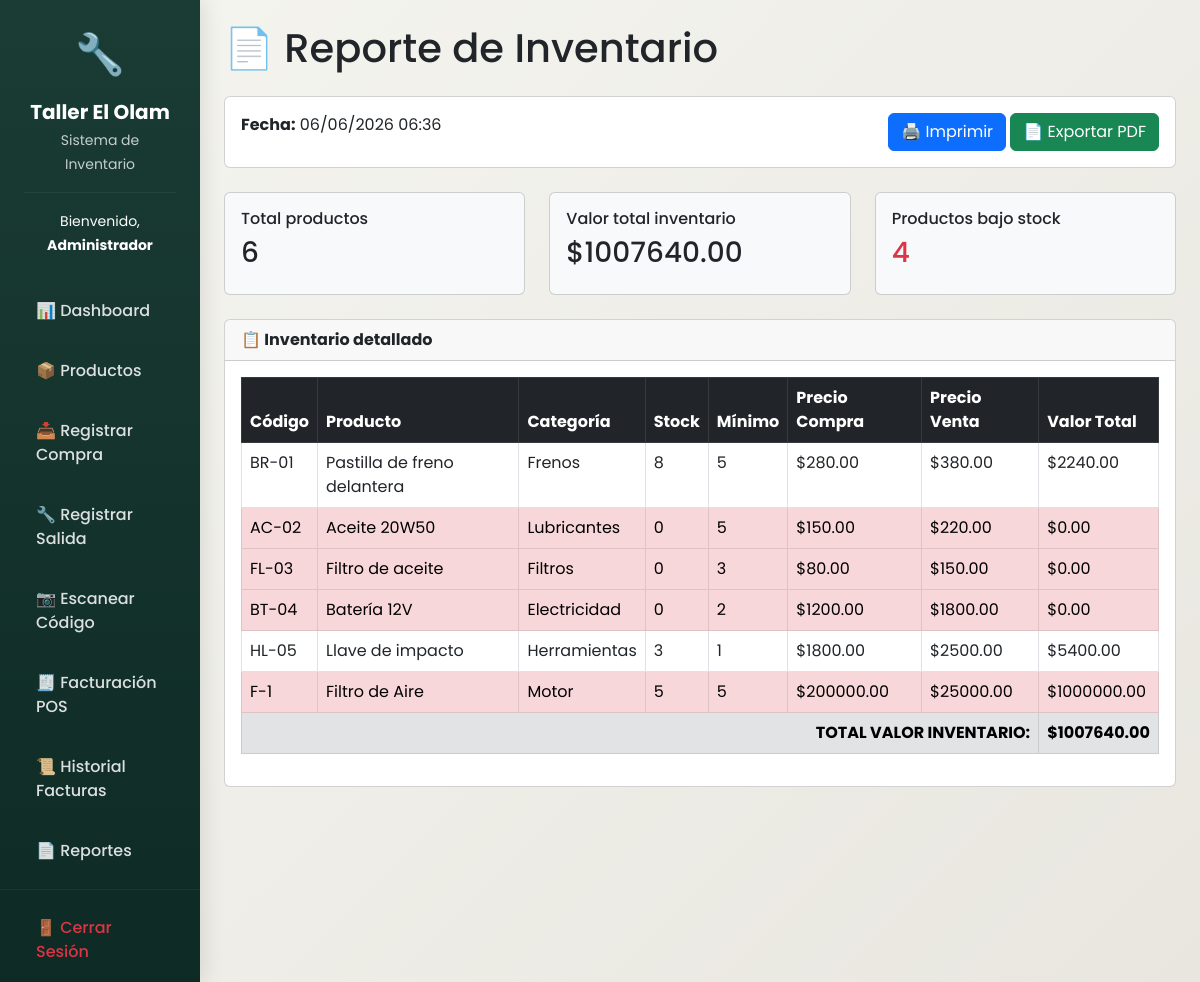
Screenshot of /reporte (signed in) with the database file from the repository.
### models.py (models this page shows, shortened)
class Usuario(UserMixin, db.Model):
    __tablename__ = 'usuarios'
    id = db.Column(db.Integer, primary_key=True)
    nombre = db.Column(db.String(100), nullable=False)
    usuario = db.Column(db.String(50), unique=True, nullable=False)
    password = db.Column(db.String(200), nullable=False)
    rol = db.Column(db.String(20), default='mecanico')  # admin, mecanico
    fecha_creacion = db.Column(db.DateTime, default=datetime.utcnow)
    activo = db.Column(db.Boolean, default=True)
    movimientos = db.relationship('Movimiento', backref='usuario', lazy=True)

class Producto(db.Model):
    __tablename__ = 'productos'
    id = db.Column(db.Integer, primary_key=True)
    codigo = db.Column(db.String(20), unique=True, nullable=False)
    nombre = db.Column(db.String(100), nullable=False)
    categoria = db.Column(db.String(50))
    stock = db.Column(db.Integer, default=0)
    stock_minimo = db.Column(db.Integer, default=5)
    stock_maximo = db.Column(db.Integer, default=100)
    precio_compra = db.Column(db.Float, default=0)
    precio_venta = db.Column(db.Float, default=0)
    ubicacion = db.Column(db.String(50))
    descripcion = db.Column(db.Text)
    fecha_creacion = db.Column(db.DateTime, default=datetime.utcnow)
    ultima_actualizacion = db.Column(db.DateTime, default=datetime.utcnow, onupdate=datetime.utcnow)
    activo = db.Column(db.Boolean, default=True)
    movimientos = db.relationship('Movimiento', backref='producto', lazy=True)

### app.py (the view)
@app.route('/reporte')
@login_required
def reporte():
    productos = Producto.query.filter_by(activo=True).all()
    total_valor = sum(p.stock * p.precio_compra for p in productos)
    productos_bajo_stock = [p for p in productos if p.stock <= p.stock_minimo]
    return render_template('reporte.html',
                            productos=productos,
                            total_valor=total_valor,
                            productos_bajo_stock=productos_bajo_stock,
                            now=datetime.now())

### app.py (called while the page is built)
@login_manager.user_loader
def load_user(user_id):
    return db.session.get(Usuario, int(user_id))  # ← Usar session.get

### templates/reporte.html (shortened to what this page needs)
{% extends "base.html" %}
{% block content %}
<h1 class="mb-4">📄 Reporte de Inventario</h1>
<div class="card mb-4">
    <div class="card-body">
        <div class="row">
            <div class="col-md-6">
                <strong>Fecha:</strong> {{ now.strftime('%d/%m/%Y %H:%M') }}
            </div>
            <div class="col-md-6 text-end">
                <button onclick="window.print()" class="btn btn-primary">🖨️ Imprimir</button>
                <button class="btn btn-success" onclick="exportarPDF()">📄 Exportar PDF</button>
            </div>
        </div>
    </div>
</div>
<div class="row mb-4">
    <div class="col-md-4">
        <div class="card bg-light">
            <div class="card-body">
                <h6>Total productos</h6>
                <h3>{{ productos|length }}</h3>
            </div>
        </div>
    </div>
    <div class="col-md-4">
        <div class="card bg-light">
            <div class="card-body">
                <h6>Valor total inventario</h6>
                <h3>${{ "%.2f"|format(total_valor) }}</h3>
            </div>
        </div>
    </div>
    <div class="col-md-4">
        <div class="card bg-light">
            <div class="card-body">
                <h6>Productos bajo stock</h6>
                <h3 class="text-danger">{{ productos_bajo_stock|length }}</h3>
            </div>
        </div>
    </div>
</div>
<div class="card">
    <div class="card-header">
        <strong>📋 Inventario detallado</strong>
    </div>
    <div class="card-body">
        <table class="table table-bordered" id="reporteTable">
            <thead class="table-dark">
                <tr>
                    <th>Código</th>
                    <th>Producto</th>
                    <th>Categoría</th>
                    <th>Stock</th>
                    <th>Mínimo</th>
                    <th>Precio Compra</th>
                    <th>Precio Venta</th>
                    <th>Valor Total</th>
                </tr>
            </thead>
            <tbody>
                {% for p in productos %}
                <tr class="{% if p.stock <= p.stock_minimo %}table-danger{% endif %}">
                    <td>{{ p.codigo }}</td>
                    <td>{{ p.nombre }}</td>
                    <td>{{ p.categoria or '-' }}</td>
                    <td>{{ p.stock }}</td>
                    <td>{{ p.stock_minimo }}</td>
                    <td>${{ "%.2f"|format(p.precio_compra) }}</td>
                    <td>${{ "%.2f"|format(p.precio_venta) }}</td>
                    <td>${{ "%.2f"|format(p.stock * p.precio_compra) }}</td>
                </tr>
                {% else %}
                <tr>
                    <td colspan="8" class="text-center">No hay productos registrados</td>
                </tr>
                {% endfor %}
            </tbody>
            <tfoot class="table-secondary">
                <tr>
                    <th colspan="7" class="text-end">TOTAL VALOR INVENTARIO:</th>
                    <th>${{ "%.2f"|format(total_valor) }}</th>
                </tr>
            </tfoot>
        </table>
    </div>
</div>
{% endblock %}

### templates/base.html (shortened to what this page needs)
<!DOCTYPE html>
<html lang="es">
<head>
    <link href="https://cdn.jsdelivr.net/npm/bootstrap@5.3.0/dist/css/bootstrap.min.css" rel="stylesheet">
    <link rel="stylesheet" href="{{ url_for('static', filename='style.css') }}">
</head>
<body>
    <div class="container-fluid p-0">
        <div class="row g-0">
            <div class="col-md-2 sidebar p-0">
                <div class="p-4 text-white text-center">
                    <div class="mb-3">
                        <span style="font-size: 2.5rem;">🔧</span>
                    </div>
                    <h5 class="fw-bold mb-1">Taller El Olam</h5>
                    <small class="opacity-75">Sistema de Inventario</small>
                    <hr class="my-3" style="border-color: rgba(255,255,255,0.2);">
                    <small>Bienvenido, <strong>{{ current_user.nombre }}</strong></small>
                </div>
                <nav class="nav flex-column">
                    <a class="nav-link" href="{{ url_for('dashboard') }}">📊 Dashboard</a>
                    <a class="nav-link" href="{{ url_for('productos') }}">📦 Productos</a>
                    <a class="nav-link" href="{{ url_for('registrar_compra') }}">📥 Registrar Compra</a>
                    <a class="nav-link" href="{{ url_for('registrar_salida') }}">🔧 Registrar Salida</a>
                    <a class="nav-link" href="{{ url_for('escanear') }}">📷 Escanear Código</a>
                    <a class="nav-link" href="{{ url_for('facturacion') }}">🧾 Facturación POS</a>
                    <a class="nav-link" href="{{ url_for('historial_facturas') }}">📜 Historial Facturas</a>
                    <a class="nav-link" href="{{ url_for('reporte') }}">📄 Reportes</a>
                    <hr class="my-2" style="border-color: rgba(255,255,255,0.2);">
                    <a class="nav-link text-danger" href="{{ url_for('logout') }}">🚪 Cerrar Sesión</a>
                </nav>
            </div>
            <div class="col-md-10 content p-4">
                {% block content %}{% endblock %}
            </div>
        </div>
    </div>
</body>
</html>

### static/style.css (style rules this page uses)
:root { --primary: #1a3c34; --primary-dark: #0e2a24; --primary-light: #2a5a4f; --secondary: #d4a373; --secondary-dark: #b88352; --success: #2e7d32; --danger: #c62828; --warning: #ed6c02; --info: #0288d1; --light: #f5f5f0; --dark: #1e2a2a; --gray: #6c757d; }
* { margin: 0; padding: 0; box-sizing: border-box; }
body { font-family: 'Poppins', 'Segoe UI', Tahoma, Geneva, Verdana, sans-serif; background: linear-gradient(135deg, var(--light) 0%, #e8e6df 100%); min-height: 100vh; }
.sidebar { min-height: 100vh; background: linear-gradient(180deg, var(--primary) 0%, var(--primary-dark) 100%); box-shadow: 4px 0 20px rgba(0,0,0,0.1); transition: all 0.3s ease; }
.sidebar .nav-link { color: rgba(255,255,255,0.85); padding: 14px 24px; margin: 4px 12px; border-radius: 12px; transition: all 0.3s ease; font-weight: 500; display: flex; align-items: center; gap: 12px; }

### rows the page displays
Usuario: nombre "Administrador"
Producto: codigo "BR-01", nombre "Pastilla de freno delantera", categoria "Frenos", stock "8", stock_minimo "5", precio_compra "280.00", precio_venta "380.00", p.stock*p.precio_compra "2240.00"
Producto: codigo "AC-02", nombre "Aceite 20W50", categoria "Lubricantes", stock "0", stock_minimo "5", precio_compra "150.00", precio_venta "220.00", p.stock*p.precio_compra "0.00"
Producto: codigo "FL-03", nombre "Filtro de aceite", categoria "Filtros", stock "0", stock_minimo "3", precio_compra "80.00", precio_venta "150.00", p.stock*p.precio_compra "0.00"
Producto: codigo "BT-04", nombre "Batería 12V", categoria "Electricidad", stock "0", stock_minimo "2", precio_compra "1200.00", precio_venta "1800.00", p.stock*p.precio_compra "0.00"
Producto: codigo "HL-05", nombre "Llave de impacto", categoria "Herramientas", stock "3", stock_minimo "1", precio_compra "1800.00", precio_venta "2500.00", p.stock*p.precio_compra "5400.00"
Producto: codigo "F-1", nombre "Filtro de Aire", categoria "Motor", stock "5", stock_minimo "5", precio_compra "200000.00", precio_venta "25000.00", p.stock*p.precio_compra "1000000.00"

### other values shown
{{ productos|length }} "6"
{{ "%.2f"|format(total_valor) }} "1007640.00"
{{ productos_bajo_stock|length }} "4"
